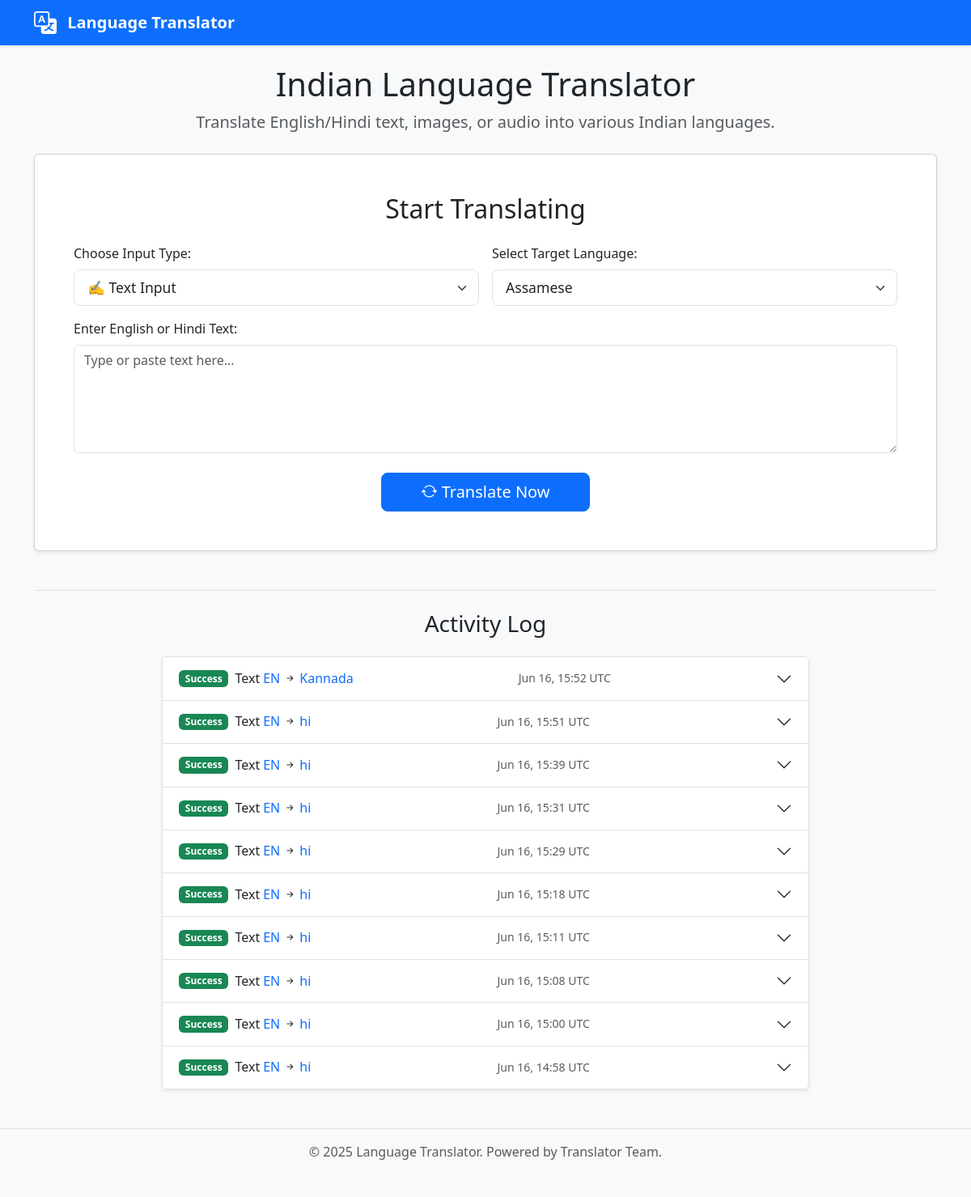
Before: / with the older database file.
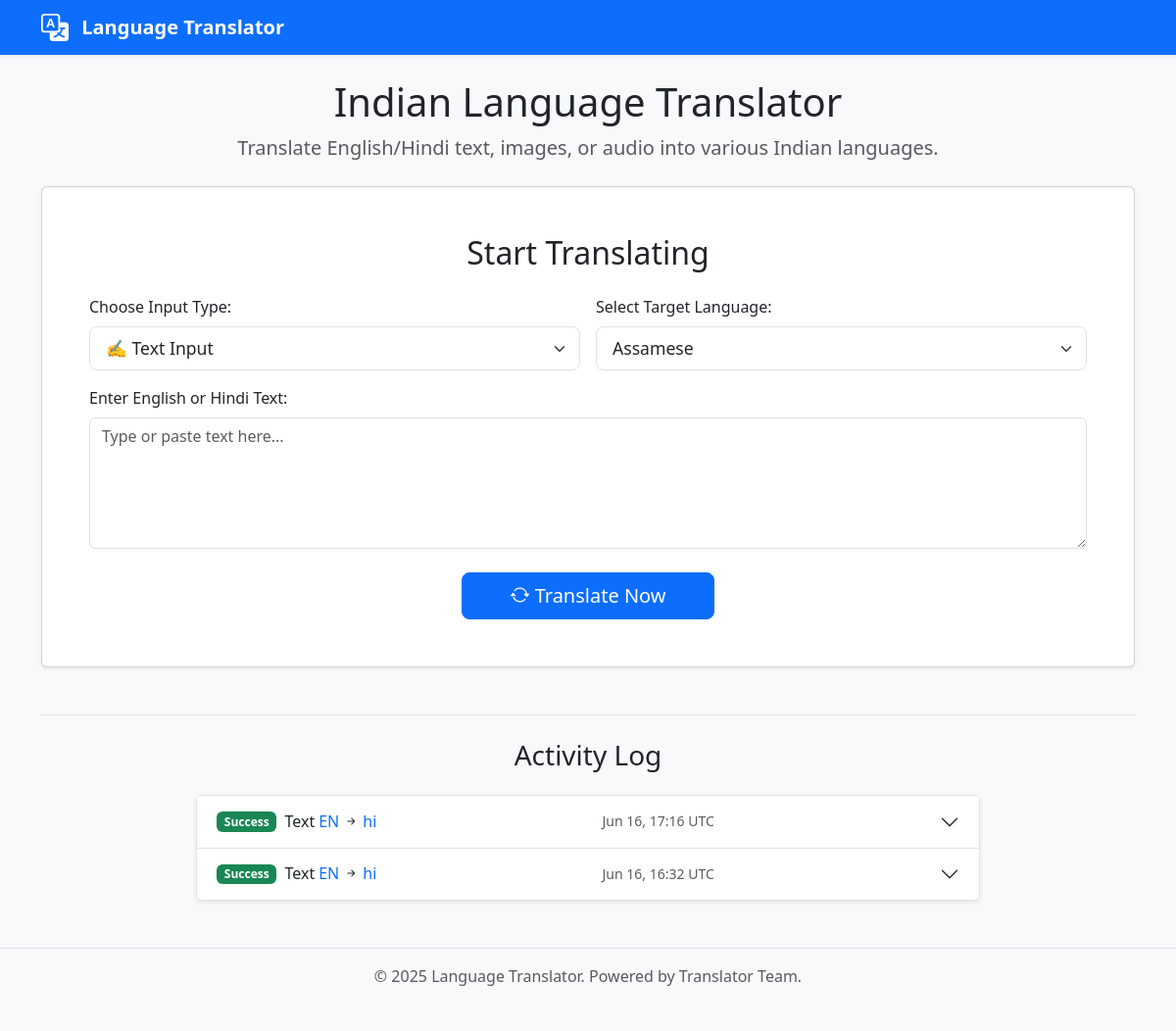
After: the same page with the newer database file.
### models.py (models this page shows, shortened)
class TranslationLog(db.Model):
    id = db.Column(db.Integer, primary_key=True)
    timestamp = db.Column(db.DateTime, default=datetime.utcnow)
    input_type = db.Column(db.String(20), nullable=False) # 'text', 'ocr', 'audio'
    source_language = db.Column(db.String(10), nullable=False) # e.g., 'en', 'hi'
    target_language = db.Column(db.String(10), nullable=False) # e.g., 'mr', 'ta', 'bn'
    original_text = db.Column(db.Text, nullable=True)
    translated_text = db.Column(db.Text, nullable=True)
    error_message = db.Column(db.Text, nullable=True) # Store errors if any

### app.py (the view, shortened to what this page needs)
@app.route('/', methods=['GET', 'POST'])
def index_route():
    translation_result = None
    original_text = request.form.get('text_input', '') if request.method == 'POST' else ''
    detected_lang_nllb = "" # Will store NLLB code of detected source lang
    error = None
    default_target_friendly_name = list(utils.SUPPORTED_LANGUAGES.keys())[0]
    selected_target_friendly_name = request.form.get('target_language', default_target_friendly_name)
    main_result_tts_supported = False
    main_result_tts_code = 'en'
    recent_logs = TranslationLog.query.order_by(TranslationLog.timestamp.desc()).limit(10).all()
    selected_nllb_for_main_result = utils.SUPPORTED_LANGUAGES.get(selected_target_friendly_name)
    if selected_nllb_for_main_result:
        tts_code_for_main = MASTER_TTS_CONFIG.get(selected_nllb_for_main_result)
        if tts_code_for_main:
            main_result_tts_supported = True
            main_result_tts_code = tts_code_for_main
    return render_template(
        'index.html',
        utils_supported_languages=utils.SUPPORTED_LANGUAGES,
        selected_target_lang=selected_target_friendly_name,
        original_text=original_text,
        translation_result=translation_result,
        detected_lang=NLLB_TO_FRIENDLY_NAME.get(detected_lang_nllb, detected_lang_nllb if detected_lang_nllb else "N/A"),
        error=error,
        main_result_tts_supported=main_result_tts_supported,
        main_result_tts_code=main_result_tts_code,
        recent_logs=recent_logs,
        MASTER_TTS_CONFIG=MASTER_TTS_CONFIG,
        NLLB_TO_FRIENDLY_NAME=NLLB_TO_FRIENDLY_NAME,
        current_year=datetime.now().year,
    )

### templates/index.html (shortened to what this page needs)
<!DOCTYPE html>
<html lang="en">
<head>
    <link href="https://cdn.jsdelivr.net/npm/bootstrap@5.3.2/dist/css/bootstrap.min.css" rel="stylesheet">
    <link rel="stylesheet" href="https://cdn.jsdelivr.net/npm/bootstrap-icons@1.11.1/font/bootstrap-icons.css">
    <link rel="stylesheet" href="{{ url_for('static', filename='style.css') }}">
</head>
<body>
    <nav class="navbar navbar-expand-lg navbar-dark bg-primary shadow-sm fixed-top">
        <div class="container">
            <a class="navbar-brand fw-bold" href="/">
                <img src="{{ url_for('static', filename='bi-chat-dots.svg') }}" alt="Chat Icon" width="28" height="28" class="d-inline-block align-text-top me-2" style="filter: invert(1) brightness(1.5);">
                Language Translator
            </a>
        </div>
    </nav>
    <div class="container mt-4 mb-5">
        <div class="text-center mb-4">
            <h1>Indian Language Translator</h1>
            <p class="lead text-muted">Translate English/Hindi text, images, or audio into various Indian languages.</p>
        </div>
        <div class="card shadow-sm mb-4">
            <div class="card-body p-lg-5 p-4">
                <h2 class="card-title text-center mb-4">Start Translating</h2>
                <form method="POST" enctype="multipart/form-data">
                    <div class="row g-3">
                        <div class="col-md-6">
                            <label for="input_type" class="form-label fw-medium">Choose Input Type:</label>
                            <select class="form-select form-select-lg" id="input_type" name="input_type" onchange="toggleInputFields()">
                                <option value="text" {% if request.form.get('input_type', 'text') == 'text' %}selected{% endif %}>✍️ Text Input</option>
                            </select>
                        </div>
                        <div class="col-md-6">
                             <label for="target_language" class="form-label fw-medium">Select Target Language:</label>
                            <select class="form-select form-select-lg" id="target_language" name="target_language">
                                {% for lang_name_key, nllb_code_val in utils_supported_languages.items() %}
                                    <option value="{{ lang_name_key }}" {% if lang_name_key == selected_target_lang %}selected{% endif %}>{{ lang_name_key }}</option>
                                {% endfor %}
                            </select>
                        </div>
                        <div class="col-12" id="text_input_div">
                            <label for="text_input" class="form-label fw-medium">Enter English or Hindi Text:</label>
                            <textarea class="form-control" id="text_input" name="text_input" rows="5" placeholder="Type or paste text here...">{{ request.form['text_input'] if 'text_input' in request.form else original_text }}</textarea>
                        </div>
                        <div class="col-12 text-center mt-4">
                            <button type="submit" class="btn btn-primary btn-lg px-5">
                                <i class="bi bi-arrow-repeat"></i> Translate Now
                            </button>
                        </div>
                    </div>
                </form>
            </div>
        </div>
        <div class="mt-5 pt-4 border-top">
            <h3 class="text-center mb-4">Activity Log</h3>
            {% if recent_logs %}
                <div class="accordion shadow-sm mx-auto" id="activityLogAccordion" style="max-width: 800px;">
                    {% for log_item in recent_logs %}
                    <div class="accordion-item">
                        <h2 class="accordion-header" id="heading{{ loop.index }}">
                            <button class="accordion-button collapsed" type="button" data-bs-toggle="collapse" data-bs-target="#collapse{{ loop.index }}" aria-expanded="false" aria-controls="collapse{{ loop.index }}">
                                <span class="badge {{ 'bg-success' if log_item.translated_text else 'bg-danger' }} me-2">{{ 'Success' if log_item.translated_text else 'Failed' }}</span>
                                <span class="fw-normal me-1">{{ log_item.input_type|title }}</span>
                                <span class="text-primary">{{ NLLB_TO_FRIENDLY_NAME.get(log_item.source_language, log_item.source_language)|upper }}</span>
                                <i class="bi bi-arrow-right-short mx-1"></i>
                                <span class="text-primary">{{ NLLB_TO_FRIENDLY_NAME.get(log_item.target_language, log_item.target_language) }}</span>
                                <span class="ms-auto text-muted small">{{ log_item.timestamp_ist.strftime('%b %d, %H:%M') if log_item.timestamp_ist else (log_item.timestamp.strftime('%b %d, %H:%M UTC') if log_item.timestamp else '') }}</span>
                            </button>
                        </h2>
                    </div>
                    {% endfor %}
                </div>
            {% else %}
                <p class="text-center text-muted">No recent translation activity logged.</p>
            {% endif %}
        </div>
    </div>
    <footer class="bg-light text-center text-muted py-3 mt-5 border-top">
        <div class="container">
            <p class="mb-0">© {{ current_year }} Language Translator. Powered by Translator Team.</p>
        </div>
    </footer>
</body>
</html>

### static/style.css (style rules this page uses)
body { background-color: #f8f9fa; padding-top: 56px; padding-bottom: 3rem; }
.navbar-brand { font-weight: bold; }
.card.shadow-sm { transition: box-shadow 0.3s ease-in-out; }
.form-select-lg { font-size: 1.1rem; }
textarea.form-control { resize: vertical; }
footer { border-top: 1px solid #e9ecef; }

### templates/index.html (style rules this page uses)
body { padding-top: 56px; }

Changed rows visible on the page:
removed TranslationLog: translated_text "Success", input_type "Text", get "EN", get "Kannada", timestamp_ist "Jun 16, 15:52 UTC"
removed TranslationLog: translated_text "Success", input_type "Text", get "EN", get "hi", timestamp_ist "Jun 16, 15:51 UTC"
removed TranslationLog: translated_text "Success", input_type "Text", get "EN", get "hi", timestamp_ist "Jun 16, 15:39 UTC"
removed TranslationLog: translated_text "Success", input_type "Text", get "EN", get "hi", timestamp_ist "Jun 16, 15:31 UTC"
removed TranslationLog: translated_text "Success", input_type "Text", get "EN", get "hi", timestamp_ist "Jun 16, 15:29 UTC"
removed TranslationLog: translated_text "Success", input_type "Text", get "EN", get "hi", timestamp_ist "Jun 16, 15:18 UTC"
removed TranslationLog: translated_text "Success", input_type "Text", get "EN", get "hi", timestamp_ist "Jun 16, 15:11 UTC"
removed TranslationLog: translated_text "Success", input_type "Text", get "EN", get "hi", timestamp_ist "Jun 16, 15:08 UTC"
removed TranslationLog: translated_text "Success", input_type "Text", get "EN", get "hi", timestamp_ist "Jun 16, 15:00 UTC"
removed TranslationLog: translated_text "Success", input_type "Text", get "EN", get "hi", timestamp_ist "Jun 16, 14:58 UTC"
now on this page (row edited): TranslationLog: translated_text "Success", input_type "Text", get "EN", get "hi", timestamp_ist "Jun 16, 17:16 UTC"
now on this page (row edited): TranslationLog: translated_text "Success", input_type "Text", get "EN", get "hi", timestamp_ist "Jun 16, 16:32 UTC"
